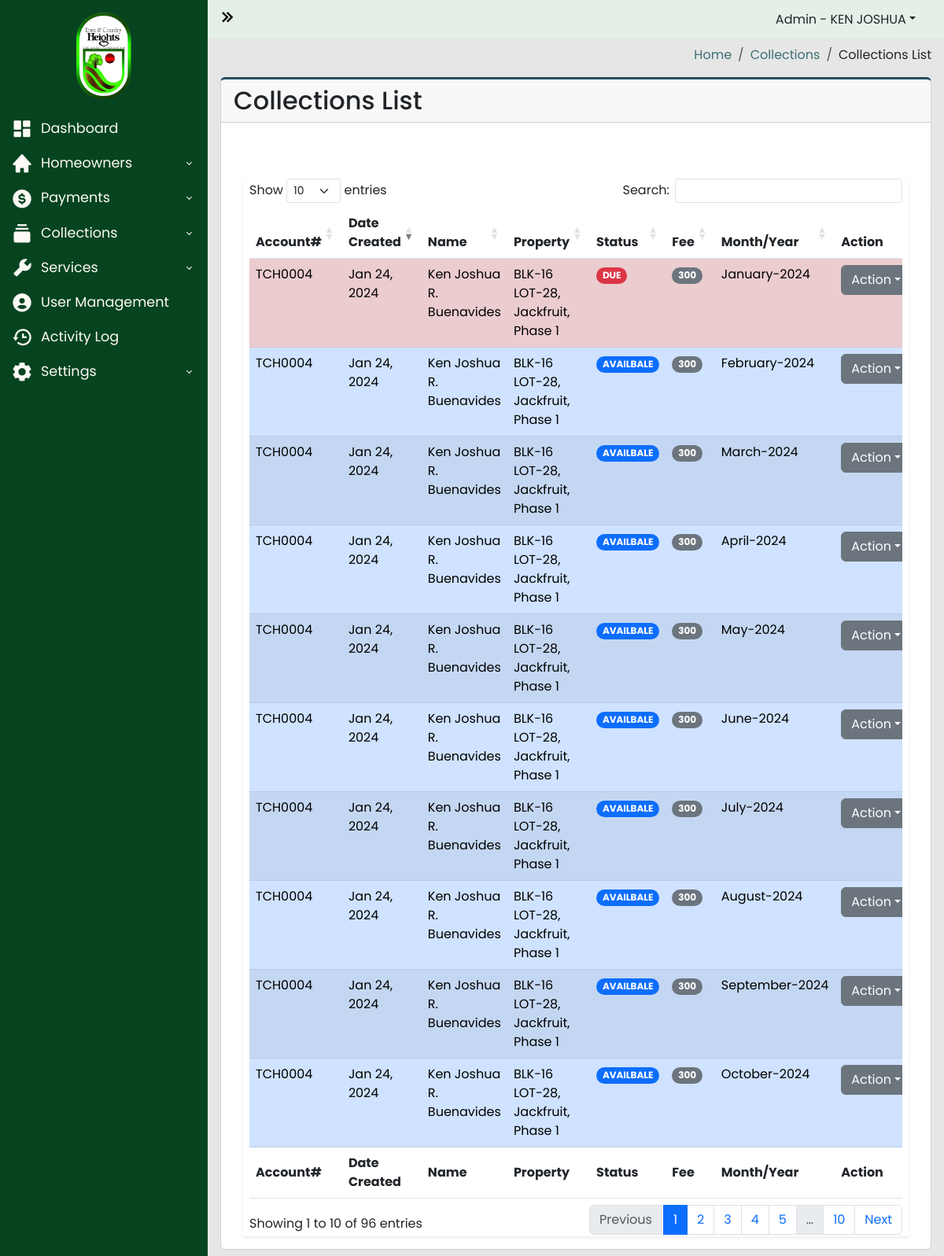
The page /admin-panel/collection_record.php (signed in) on the database as committed earlier.
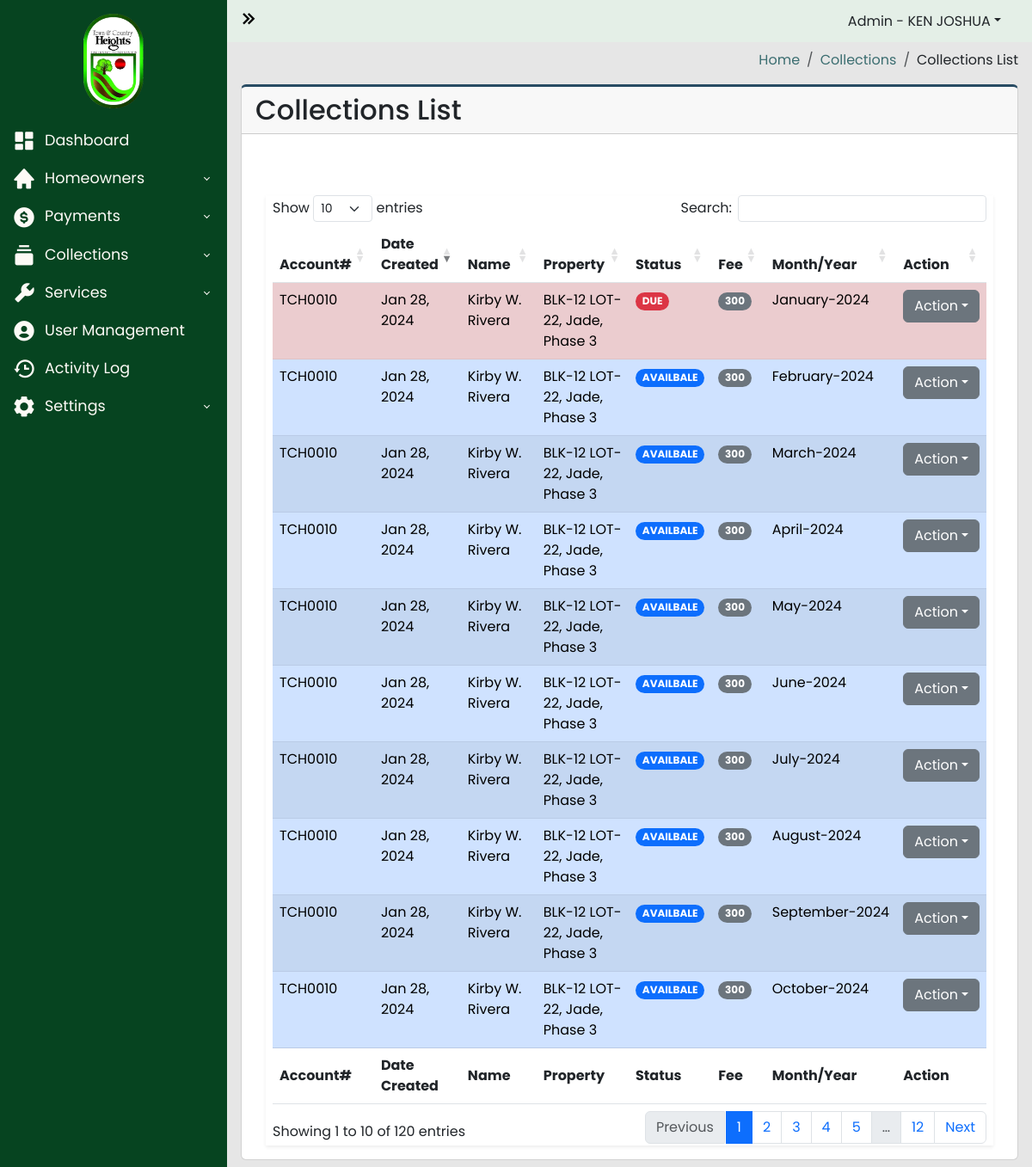
The same page on the database as committed later.
### tables this page shows
CREATE TABLE `collection_list` (
  `id` int(255) NOT NULL,
  `property_id` int(200) NOT NULL,
  `owners_id` int(255) NOT NULL,
  `collection_fee_id` int(250) NOT NULL,
  `date_created` datetime NOT NULL,
  `balance` varchar(200) NOT NULL,
  `date_paid` datetime NOT NULL,
  `status` varchar(200) NOT NULL,
  `month` varchar(200) NOT NULL,
  `month_int` varchar(100) NOT NULL,
  `year` varchar(200) NOT NULL,
  `email_status` varchar(100) NOT NULL DEFAULT 'NOT SENT'
);

CREATE TABLE `homeowners_users` (
  `id` int(100) NOT NULL,
  `account_number` varchar(100) NOT NULL,
  `username` varchar(100) NOT NULL,
  `password` varchar(100) NOT NULL,
  `firstname` varchar(100) NOT NULL,
  `lastname` varchar(100) NOT NULL,
  `middle_initial` varchar(100) NOT NULL,
  `email` varchar(100) NOT NULL,
  `phone_number` varchar(100) NOT NULL,
  `blk` varchar(100) NOT NULL,
  `lot` varchar(100) NOT NULL,
  `street` varchar(100) NOT NULL,
  `phase` varchar(100) NOT NULL,
  `status` varchar(100) NOT NULL,
  `date_created` datetime NOT NULL
);

CREATE TABLE `property_list` (
  `id` int(100) NOT NULL,
  `homeowners_id` int(100) NOT NULL,
  `blk` varchar(100) NOT NULL,
  `lot` varchar(100) NOT NULL,
  `phase` varchar(100) NOT NULL,
  `street` varchar(100) NOT NULL,
  `tenant` int(100) DEFAULT NULL
);

### admin-panel/collection_record.php (the view, shortened to what the changed rows need)
<?php
require_once("../includes/header.php");
?>
<?php
$server = new Server;
$server->adminAuthentication();
?>
<body>
  <div class="wrapper">
    <div class="main">
      <main class="content px-3 py-2">
        <div class="card card-border">
          <div class="card-header">
            <h2>Collections List</h2>
          </div>
          <div class="card-body">
            <div class="container-fluid">
              <section class="main-content">
                <div class="row">
                  <div class="col-xs-12">
                    <div class="box">
                      <div class="body-box shadow-sm">
                        <div class="table-responsive mx-2">
                          <table id="collectionRecord" class="table table-striped" style="width:100%">
                            <thead>
                              <tr>
                                <th width="5%">Account#</th>
                                <th width="5%">Date Created</th>
                                <th width="15%">Name</th>
                                <th width="15%">Property</th>
                                <th width="10%">Status</th>
                                <th width="5%">Fee</th>
                                <th width="5%">Month/Year</th>
                                <th scope="col" width="5%">Action</th>
                              </tr>
                            </thead>
                            <tbody>
                              <?php
                              $query = "SELECT
                                  collection_list.id,
                                  collection_list.property_id,
                                  collection_list.collection_fee_id,
                                  collection_list.date_created,
                                  collection_list.balance,
                                  collection_list.status,
                                  collection_list.month,
                                  collection_list.year,
                                  property_list.id,
                                  property_list.homeowners_id,
                                  property_list.blk,
                                  property_list.lot,
                                  property_list.phase,
                                  property_list.street,
                                  property_list.tenant,
                                  homeowners_users.id,
                                  homeowners_users.account_number,
                                  homeowners_users.firstname,
                                  homeowners_users.lastname,
                                  homeowners_users.middle_initial
                                FROM collection_list
                                INNER JOIN property_list ON collection_list.property_id = property_list.id
                                INNER JOIN homeowners_users ON property_list.homeowners_id = homeowners_users.id
                                ";
                              $connection = $server->openConn();
                              $stmt = $connection->prepare($query);
                              $stmt->execute();
                              if ($stmt->rowCount() > 0) {
                                while ($result = $stmt->fetch()) {
                                  $date_created = $result['date_created'];
                                  $status = $result['status'];
                                  $balance = $result['balance'];
                                  $month = $result['month'];
                                  $year = $result['year'];
                                  $blk = $result['blk'];
                                  $lot = $result['lot'];
                                  $phase = $result['phase'];
                                  $street = $result['street'];
                                  $account_number = $result['account_number'];
                                  $firstname = $result['firstname'];
                                  $lastname = $result['lastname'];
                                  $middle_initital = $result['middle_initial'];
                              ?>
                                  <?php
                                  if ($status == "AVAILABLE") {
                                  ?>
                                    <tr class="table-primary">
                                    <?php
                                  } elseif ($status == "DUE") {
                                    ?>
                                    <tr class="table-danger">
                                    <?php
                                  } elseif ($status == "PAID") {
                                    ?>
                                    <tr class="table-success">
                                    <?php
                                  } else {
                                    ?>
                                    <tr class="table-secondary">
                                    <?php
                                  }
                                    ?>
                                    <td><?php echo $account_number; ?></td>
                                    <td><?php echo date("M d, Y", strtotime($date_created)); ?></td>
                                    <td><?php echo $firstname . " " . $middle_initital . " " . $lastname; ?></td>
                                    <td><?php echo "BLK-" . $blk . " LOT-" . $lot . ", " . $street . ", " . $phase; ?></td>
                                    <td>
                                      <?php
                                      if ($status == "AVAILABLE") {
                                      ?>
                                        <span class="badge rounded-pill text-bg-primary">AVAILBALE</span>
                                      <?php
                                      } elseif ($status == "DUE") {
                                      ?>
                                        <span class="badge rounded-pill text-bg-danger">DUE</span>
                                      <?php
                                      } elseif ($status == "PAID") {
                                      ?>
                                        <span class="badge rounded-pill text-bg-success">PAID</span>
                                      <?php
                                      } else {
                                      ?>
                                        <span class="badge rounded-pill text-bg-secondary">NOT AVAILBLE</span>
                                      <?php
                                      }
                                      ?>
                                    </td>
                                    <td><span class="badge rounded-pill text-bg-secondary"><?php echo $balance; ?></span></td>
                                    <td><?php echo $month . "-" . $year; ?></td>
                                    <td>
                                      <div class="dropdown">
                                        <a type="button" class="btn btn-secondary dropdown-toggle" data-bs-toggle="dropdown">Action</a>
                                      </div>
                                    </td>
                                    </tr>
                                <?php
                                }
                              }
                                ?>
                            </tbody>
                            <tfoot>
                              <tr>
                                <th width="5%">Account#</th>
                                <th width="5%">Date Created</th>
                                <th width="15%">Name</th>
                                <th width="15%">Property</th>
                                <th width="10%">Status</th>
                                <th width="5%">Fee</th>
                                <th width="5%">Month/Year</th>
                                <th scope="col" width="5%">Action</th>
                              </tr>
                            </tfoot>
                          </table>
                        </div>
                      </div>
                    </div>
                  </div>
                </div>
              </section>
            </div>
          </div>
        </div>
      </main>
    </div>
  </div>
  <?php
  include("../includes/footer.php");
  ?>

Rows that differ between the two databases and show on the page:
removed collection_list: homeowners_users.account_number "TCH0004", date_created "Jan 24, 2024", homeowners_users.firstname "Ken Joshua", homeowners_users.middle_initial "R.", homeowners_users.lastname "Buenavides", property_list.blk "16", property_list.lot "28", property_list.street "Jackfruit", property_list.phase "Phase 1", status "DUE", balance "300", month "January", year "2024"
removed collection_list: homeowners_users.account_number "TCH0004", date_created "Jan 24, 2024", homeowners_users.firstname "Ken Joshua", homeowners_users.middle_initial "R.", homeowners_users.lastname "Buenavides", property_list.blk "16", property_list.lot "28", property_list.street "Jackfruit", property_list.phase "Phase 1", status "AVAILBALE", balance "300", month "February", year "2024"
removed collection_list: homeowners_users.account_number "TCH0004", date_created "Jan 24, 2024", homeowners_users.firstname "Ken Joshua", homeowners_users.middle_initial "R.", homeowners_users.lastname "Buenavides", property_list.blk "16", property_list.lot "28", property_list.street "Jackfruit", property_list.phase "Phase 1", status "AVAILBALE", balance "300", month "March", year "2024"
removed collection_list: homeowners_users.account_number "TCH0004", date_created "Jan 24, 2024", homeowners_users.firstname "Ken Joshua", homeowners_users.middle_initial "R.", homeowners_users.lastname "Buenavides", property_list.blk "16", property_list.lot "28", property_list.street "Jackfruit", property_list.phase "Phase 1", status "AVAILBALE", balance "300", month "April", year "2024"
removed collection_list: homeowners_users.account_number "TCH0004", date_created "Jan 24, 2024", homeowners_users.firstname "Ken Joshua", homeowners_users.middle_initial "R.", homeowners_users.lastname "Buenavides", property_list.blk "16", property_list.lot "28", property_list.street "Jackfruit", property_list.phase "Phase 1", status "AVAILBALE", balance "300", month "May", year "2024"
removed collection_list: homeowners_users.account_number "TCH0004", date_created "Jan 24, 2024", homeowners_users.firstname "Ken Joshua", homeowners_users.middle_initial "R.", homeowners_users.lastname "Buenavides", property_list.blk "16", property_list.lot "28", property_list.street "Jackfruit", property_list.phase "Phase 1", status "AVAILBALE", balance "300", month "June", year "2024"
removed collection_list: homeowners_users.account_number "TCH0004", date_created "Jan 24, 2024", homeowners_users.firstname "Ken Joshua", homeowners_users.middle_initial "R.", homeowners_users.lastname "Buenavides", property_list.blk "16", property_list.lot "28", property_list.street "Jackfruit", property_list.phase "Phase 1", status "AVAILBALE", balance "300", month "July", year "2024"
removed collection_list: homeowners_users.account_number "TCH0004", date_created "Jan 24, 2024", homeowners_users.firstname "Ken Joshua", homeowners_users.middle_initial "R.", homeowners_users.lastname "Buenavides", property_list.blk "16", property_list.lot "28", property_list.street "Jackfruit", property_list.phase "Phase 1", status "AVAILBALE", balance "300", month "August", year "2024"
removed collection_list: homeowners_users.account_number "TCH0004", date_created "Jan 24, 2024", homeowners_users.firstname "Ken Joshua", homeowners_users.middle_initial "R.", homeowners_users.lastname "Buenavides", property_list.blk "16", property_list.lot "28", property_list.street "Jackfruit", property_list.phase "Phase 1", status "AVAILBALE", balance "300", month "September", year "2024"
removed collection_list: homeowners_users.account_number "TCH0004", date_created "Jan 24, 2024", homeowners_users.firstname "Ken Joshua", homeowners_users.middle_initial "R.", homeowners_users.lastname "Buenavides", property_list.blk "16", property_list.lot "28", property_list.street "Jackfruit", property_list.phase "Phase 1", status "AVAILBALE", balance "300", month "October", year "2024"
added collection_list: homeowners_users.account_number "TCH0010", date_created "Jan 28, 2024", homeowners_users.firstname "Kirby", homeowners_users.middle_initial "W.", homeowners_users.lastname "Rivera", property_list.blk "12", property_list.lot "22", property_list.street "Jade", property_list.phase "Phase 3", status "DUE", balance "300", month "January", year "2024"
added collection_list: homeowners_users.account_number "TCH0010", date_created "Jan 28, 2024", homeowners_users.firstname "Kirby", homeowners_users.middle_initial "W.", homeowners_users.lastname "Rivera", property_list.blk "12", property_list.lot "22", property_list.street "Jade", property_list.phase "Phase 3", status "AVAILBALE", balance "300", month "February", year "2024"
added collection_list: homeowners_users.account_number "TCH0010", date_created "Jan 28, 2024", homeowners_users.firstname "Kirby", homeowners_users.middle_initial "W.", homeowners_users.lastname "Rivera", property_list.blk "12", property_list.lot "22", property_list.street "Jade", property_list.phase "Phase 3", status "AVAILBALE", balance "300", month "March", year "2024"
added collection_list: homeowners_users.account_number "TCH0010", date_created "Jan 28, 2024", homeowners_users.firstname "Kirby", homeowners_users.middle_initial "W.", homeowners_users.lastname "Rivera", property_list.blk "12", property_list.lot "22", property_list.street "Jade", property_list.phase "Phase 3", status "AVAILBALE", balance "300", month "April", year "2024"
added collection_list: homeowners_users.account_number "TCH0010", date_created "Jan 28, 2024", homeowners_users.firstname "Kirby", homeowners_users.middle_initial "W.", homeowners_users.lastname "Rivera", property_list.blk "12", property_list.lot "22", property_list.street "Jade", property_list.phase "Phase 3", status "AVAILBALE", balance "300", month "May", year "2024"
added collection_list: homeowners_users.account_number "TCH0010", date_created "Jan 28, 2024", homeowners_users.firstname "Kirby", homeowners_users.middle_initial "W.", homeowners_users.lastname "Rivera", property_list.blk "12", property_list.lot "22", property_list.street "Jade", property_list.phase "Phase 3", status "AVAILBALE", balance "300", month "June", year "2024"
added collection_list: homeowners_users.account_number "TCH0010", date_created "Jan 28, 2024", homeowners_users.firstname "Kirby", homeowners_users.middle_initial "W.", homeowners_users.lastname "Rivera", property_list.blk "12", property_list.lot "22", property_list.street "Jade", property_list.phase "Phase 3", status "AVAILBALE", balance "300", month "July", year "2024"
added collection_list: homeowners_users.account_number "TCH0010", date_created "Jan 28, 2024", homeowners_users.firstname "Kirby", homeowners_users.middle_initial "W.", homeowners_users.lastname "Rivera", property_list.blk "12", property_list.lot "22", property_list.street "Jade", property_list.phase "Phase 3", status "AVAILBALE", balance "300", month "August", year "2024"
added collection_list: homeowners_users.account_number "TCH0010", date_created "Jan 28, 2024", homeowners_users.firstname "Kirby", homeowners_users.middle_initial "W.", homeowners_users.lastname "Rivera", property_list.blk "12", property_list.lot "22", property_list.street "Jade", property_list.phase "Phase 3", status "AVAILBALE", balance "300", month "September", year "2024"
added collection_list: homeowners_users.account_number "TCH0010", date_created "Jan 28, 2024", homeowners_users.firstname "Kirby", homeowners_users.middle_initial "W.", homeowners_users.lastname "Rivera", property_list.blk "12", property_list.lot "22", property_list.street "Jade", property_list.phase "Phase 3", status "AVAILBALE", balance "300", month "October", year "2024"
Other text that changed with them:
text written by a page script: "Show entries Search: Showing 1 to 10 of 96 entries Previous 1 2 3 4 5 … 10 Next" → "Show entries Search: Showing 1 to 10 of 120 entries Previous 1 2 3 4 5 … 12 Next"
